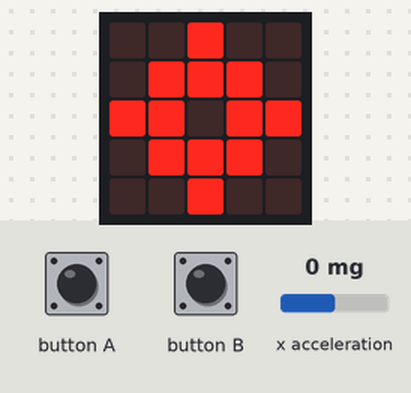
Bench run of a program on a simulated BBC micro:bit running MicroPython. Shown: the board's 5×5 LED display. The test bench sets the inputs (shaded band); at power-on: x acceleration 0 mg.

Above: at 1.2 s.
1.3 s: button A pressed for 0.15 s
At 2.5 s:
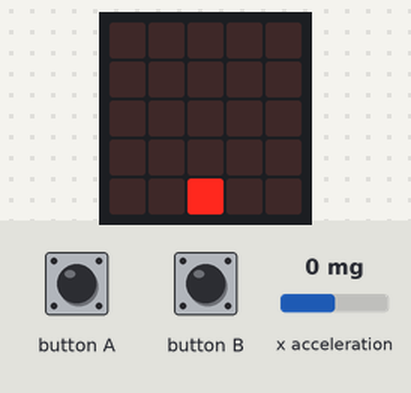
2.9 s: x acceleration set to -1440 mg
At 4.2 s:
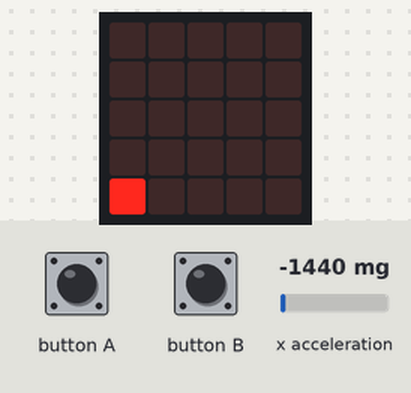
4.6 s: x acceleration set to -1 mg
6.1 s: x acceleration set to 2 mg
At 7.8 s:
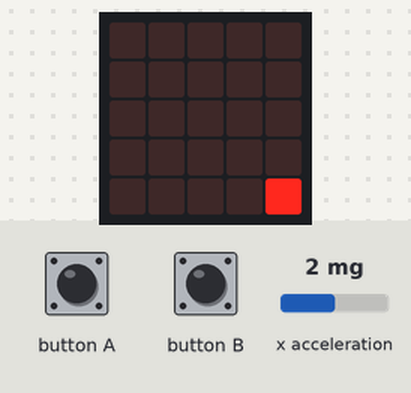
8.1 s: x acceleration set to -750 mg
At 8.28 s:
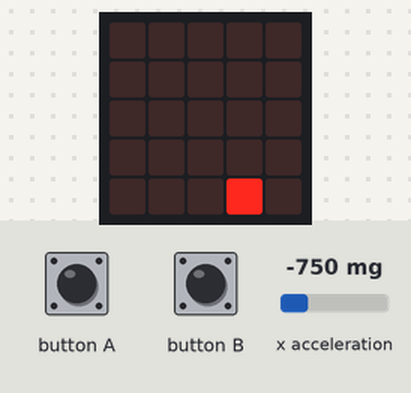
10.1 s: x acceleration set to 750 mg
At 10.27 s:
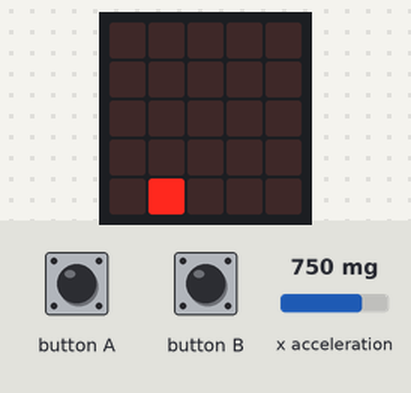
Timing chart, 0 to 12.8 s (numbered marks = the images above; inputs shaded):
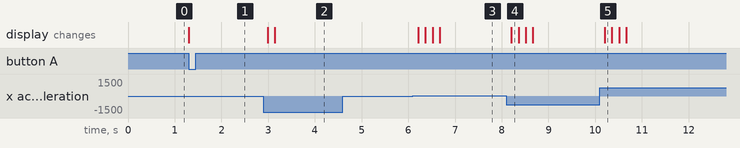

Measured:
- the behaviour switches between 0 and 1 mg on x acceleration (found by bisection; images 2 and 3)
- after the input at 1.3 s, the display: changes at once (image 1)
- after the input at 2.9 s, the display: first changes after 0.09 s (image 2 shows a later state)
- after the input at 4.6 s, every drawn part: stays the same
- after the input at 6.1 s, the display: first changes after 0.11 s (image 3 shows a later state)
- after the input at 8.1 s, the display: changes after 0.11 s (image 4)
- after the input at 10.1 s, the display: first differs from a run without the input after 0.10 s (image 5)

The program:

invaders_3.py
```python
# tag::constants[]
from microbit import *

MIN_COORD = 0
MAX_COORD = 4
# end::constants[]

def wait_for_button():
    while not (button_a.was_pressed() or button_b.was_pressed()):
        sleep(1)


# tag::constrain[]
class Game:

    def handle_input(self):
        acc_x = accelerometer.get_x()

        if acc_x < -0:
            self.x -= 1
        if acc_x > 0:
            self.x += 1

        # Constrain to width of the display.
        if self.x > MAX_COORD:
            self.x = MAX_COORD

        if self.x < MIN_COORD:
            self.x = MIN_COORD

    # end::constrain[]

    def reset(self):
        # Initial values
        self.x = 2

    def draw(self):
        display.clear()
        display.set_pixel(self.x, 4, 9)

    def game_over(self):
        return False


display.show(Image.TARGET)
wait_for_button()

game = Game() # Create our game object.
game.reset() # Reset the game state.


while not game.game_over():
    game.handle_input()
    game.draw()
    sleep(150)
```
